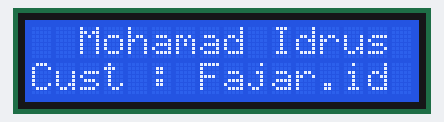
Bench run of a sketch on a simulated Arduino Uno, built with avr-gcc and run on an emulated ATmega328P. Parts: 16×2 character LCD. What the sketch prints to the serial monitor is not drawn.

Above: at 0.4 s.
At 5.4 s:
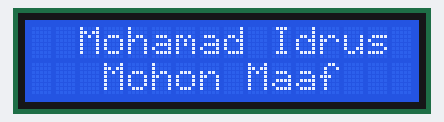
At 12.6 s:
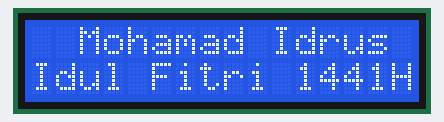
At 16.6 s:
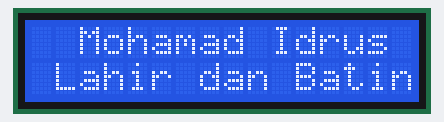
At 28.0 s:
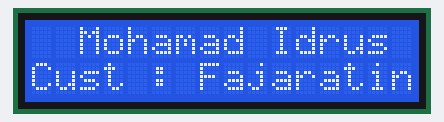
At 38.2 s:
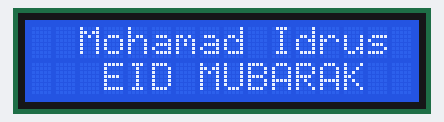

The sketch:

lcdWithI2c.ino
```cpp
#include <LiquidCrystal_I2C.h>
LiquidCrystal_I2C lcd(0x26, 16, 2);
// LiquidCrystal_I2C lcd1 (0x26, 16, 2);

void setup()
{
  Wire.begin();
  lcd.begin();
  //  lcd1.begin();
  lcd.setCursor(0, 0);
  lcd.print("GoLite Store");
  lcd.setCursor(0, 1);
  lcd.print("goli testore.id");
  delay(100);
  Serial.begin(9600);
  Serial.println("Start");
}
// untuk menghapus gunakan lcd.clear();
void loop()
{
  lcd.setCursor(0, 0);
  lcd.print("GoLite Store");
  lcd.setCursor(0, 1);
  lcd.print("Cust : Fajar");
  delay(100);
  lcd.setCursor(0, 0);
  lcd.print("  Mohamad Idrus");
  delay(1000);
  lcd.setCursor(0, 1);
  lcd.print("   EID MUBARAK   ");
  delay(2000);
  lcd.setCursor(0, 1);
  lcd.print("Idul Fitri 1441H");
  delay(2000);
  lcd.setCursor(0, 1);
  lcd.print("   Mohon Maaf     ");
  delay(2000);
  lcd.setCursor(0, 1);
  lcd.print(" Lahir dan Batin");
  delay(2000);

  //  lcd1.setCursor (0, 0);
  //  lcd1.print("Dila Silvi");
  //  delay (1000);
  //  lcd1.setCursor (0, 1);
  //  lcd1.print("26 mei");
  //  delay(500);
}
```

Measured:
- what the display in image 0 shows lasts 1.0 s, from 0.3 s to 1.3 s
- what the display in image 1 shows lasts 2.0 s, from 5.4 s to 7.4 s
